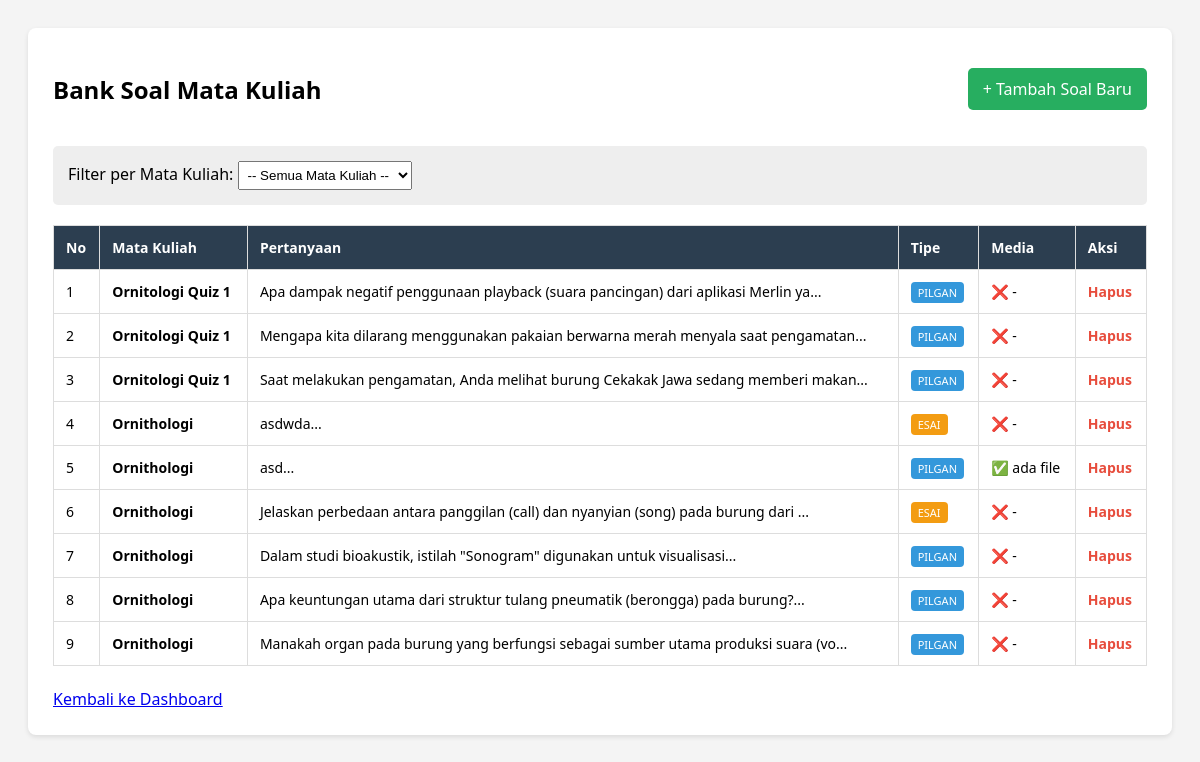
The app's page /kelola_soal.php (signed in) with its own data.
### tables this page shows
CREATE TABLE IF NOT EXISTS `soal` (
`id` int(11) NOT NULL,
  `matakuliah_id` int(11) NOT NULL,
  `kategori` varchar(50) DEFAULT 'UTS',
  `pertanyaan` text NOT NULL,
  `opsi_a` text NOT NULL,
  `opsi_b` text NOT NULL,
  `opsi_c` text NOT NULL,
  `opsi_d` text NOT NULL,
  `kunci` varchar(5) DEFAULT NULL,
  `durasi_detik` int(11) DEFAULT '60',
  `media` varchar(255) DEFAULT NULL,
  `tipe` enum('pilgan','esai') DEFAULT 'pilgan'
);

CREATE TABLE IF NOT EXISTS `matakuliah` (
`id` int(11) NOT NULL,
  `nama_mk` varchar(100) NOT NULL,
  `kode_mk` varchar(20) NOT NULL
);

### kelola_soal.php (the view, shortened to what this page needs)
<?php
include 'koneksi.php';
?>
<!DOCTYPE html>
<html>
<head>
</head>
<body>
<div class="container">
    <div class="header">
        <h2>Bank Soal Mata Kuliah</h2>
        <a href="tambah_soal.php" class="btn-add">+ Tambah Soal Baru</a>
    </div>
    <form method="GET" style="margin-bottom: 20px; background: #eee; padding: 15px; border-radius: 5px;">
        <label>Filter per Mata Kuliah: </label>
        <select name="mk_id" onchange="this.form.submit()" style="padding: 5px;">
            <option value="">-- Semua Mata Kuliah --</option>
        </select>
    </form>
    <table>
        <thead>
            <tr>
                <th>No</th>
                <th>Mata Kuliah</th>
                <th>Pertanyaan</th>
                <th>Tipe</th>
                <th>Media</th>
                <th>Aksi</th>
            </tr>
        </thead>
        <tbody>
            <?php
            $query_str = "SELECT s.*, m.nama_mk FROM soal s JOIN matakuliah m ON s.matakuliah_id = m.id";
            $query_str .= " ORDER BY s.id DESC";
            $res = mysqli_query($conn, $query_str);
            $no = 1;
            while($row = mysqli_fetch_assoc($res)):
            ?>
            <tr>
                <td><?php echo $no++; ?></td>
                <td><strong><?php echo $row['nama_mk']; ?></strong></td>
                <td><?php echo substr(htmlspecialchars($row['pertanyaan']), 0, 80); ?>...</td>
                <td>
                    <span class="badge <?php echo ($row['tipe'] == 'pilgan') ? 'bg-blue' : 'bg-orange'; ?>">
                        <?php echo strtoupper($row['tipe']); ?>
                    </span>
                </td>
                <td><?php echo (!empty($row['media'])) ? "✅ ada file" : "❌ -"; ?></td>
                <td>
                    <a href="kelola_soal.php?hapus=<?php echo $row['id']; ?>" class="btn-del" onclick="return confirm('Hapus soal ini secara permanen?')">Hapus</a>
                </td>
            </tr>
            <?php endwhile; ?>
        </tbody>
    </table>
    <br>
    <a href="admin.php"> Kembali ke Dashboard</a>
</div>
</body>
</html>

### kelola_soal.php (style rules this page uses)
body { font-family: 'Segoe UI', sans-serif; padding: 20px; background: #f4f4f4; }
.container { background: white; padding: 25px; border-radius: 8px; box-shadow: 0 2px 5px rgba(0,0,0,0.1); }
.header { display: flex; justify-content: space-between; align-items: center; margin-bottom: 20px; }
table { width: 100%; border-collapse: collapse; }
th, td { border: 1px solid #ddd; padding: 12px; text-align: left; font-size: 14px; }
th { background: #2c3e50; color: white; }
.btn-add { background: #27ae60; color: white; padding: 10px 15px; text-decoration: none; border-radius: 5px; }
.btn-del { color: #e74c3c; text-decoration: none; font-weight: bold; }
.badge { padding: 3px 7px; border-radius: 4px; font-size: 11px; color: white; }
.bg-blue { background: #3498db; }
.bg-orange { background: #f39c12; }

### records on screen
soal: matakuliah.nama_mk "Ornitologi Quiz 1", pertanyaan "Apa dampak negatif penggunaan playback (suara pancingan) dari aplikasi Merlin ya", tipe "PILGAN"
soal: matakuliah.nama_mk "Ornitologi Quiz 1", pertanyaan "Mengapa kita dilarang menggunakan pakaian berwarna merah menyala saat pengamatan", tipe "PILGAN"
soal: matakuliah.nama_mk "Ornitologi Quiz 1", pertanyaan "Saat melakukan pengamatan, Anda melihat burung Cekakak Jawa sedang memberi makan", tipe "PILGAN"
soal: matakuliah.nama_mk "Ornithologi", pertanyaan "asdwda", tipe "ESAI"
soal: matakuliah.nama_mk "Ornithologi", pertanyaan "asd", tipe "PILGAN", shows "✅ ada file"
soal: matakuliah.nama_mk "Ornithologi", pertanyaan "Jelaskan perbedaan antara panggilan (call) dan nyanyian (song) pada burung dari", tipe "ESAI"
soal: matakuliah.nama_mk "Ornithologi", pertanyaan "Dalam studi bioakustik, istilah \"Sonogram\" digunakan untuk visualisasi", tipe "PILGAN"
soal: matakuliah.nama_mk "Ornithologi", pertanyaan "Apa keuntungan utama dari struktur tulang pneumatik (berongga) pada burung?", tipe "PILGAN"
soal: matakuliah.nama_mk "Ornithologi", pertanyaan "Manakah organ pada burung yang berfungsi sebagai sumber utama produksi suara (vo", tipe "PILGAN"
